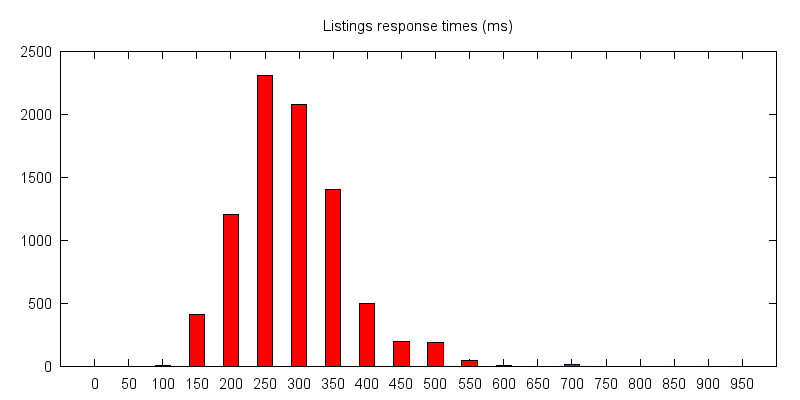

Here is the gnuplot script that generated this plot:
#!/usr/local/bin/gnuplot

reset

set terminal pngcairo enhanced font "arial,11"  size 800,600 
set output 'histogram.png'

set title "Listings response times (ms)"
set key off
set yrange [0:*]

set boxwidth 0.9 absolute
set style fill solid 1.00 border lt -1
set style histogram clustered gap 1
set style data histograms

plot 'response_histogram.dat' using 2:xtic(1)


